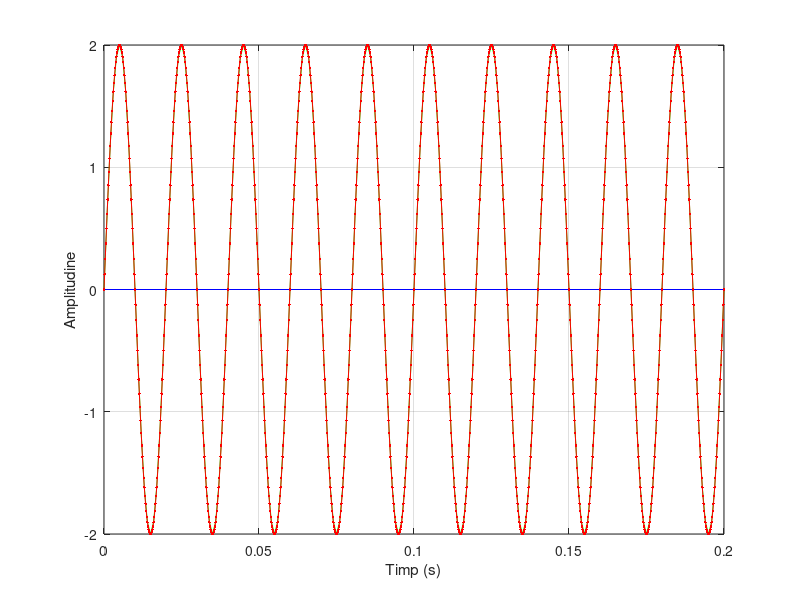

MATLAB code to generate this figure:
F = 50; %frecventa
t1 = 0:0.001:0.2; %durata de timp a semnalului 1
t2 = 0:0.01:0.2; %durata de timp a semnalului 2
t3 = 0:0.0002:0.2; %durata de timp a semnalului 3
s1 = 2*sin(2*pi*F*t1); %se genereaza un semnal sinusoidal cu frecventa F si durata t1
s2 = 2*sin(2*pi*F*t2); %se genereaza un semnal sinusoidal cu frecventa F si durata t2
s3 = 2*sin(2*pi*F*t3); %se genereaza un semnal sinusoidal cu frecventa F si durata t3
plot(t1,s1,'.-g',t2,s2,'.-b',t3,s3,'.-r') %se observa ca, graficele acestora arata la fel - se suprapun
xlabel('Timp (s)')
ylabel('Amplitudine')
%se observa ca perioada este 1/50 = 0.02 s
grid 


